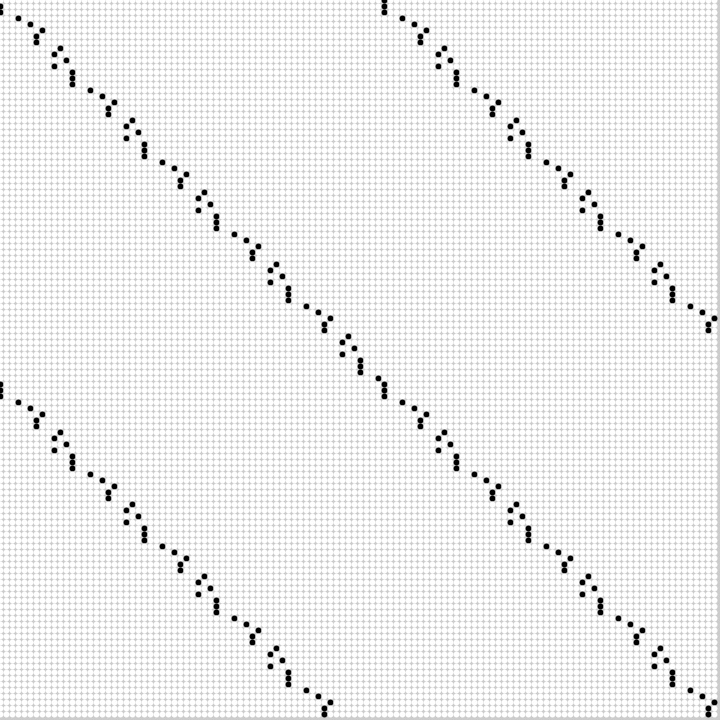
Frame 1 (no input)
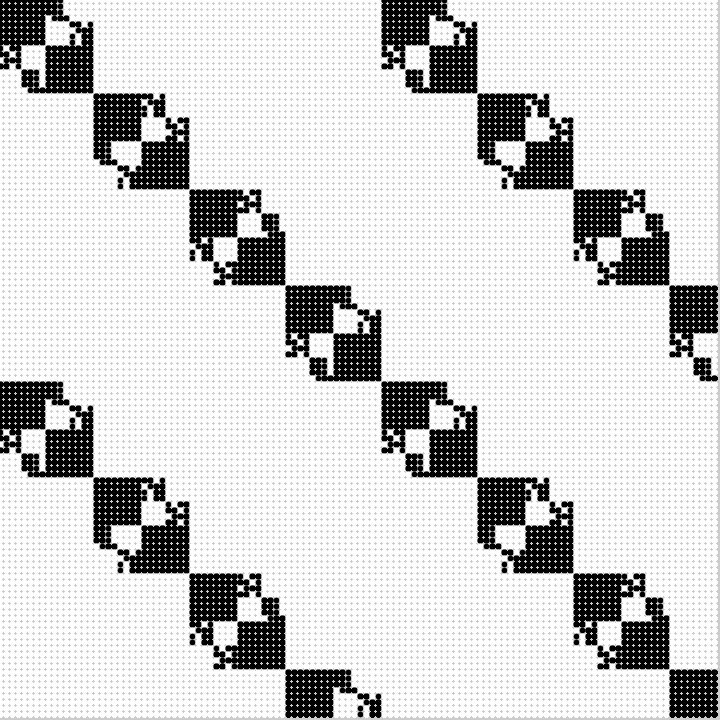
Frame 60 (the mouse pressed at the canvas centre just before this capture)
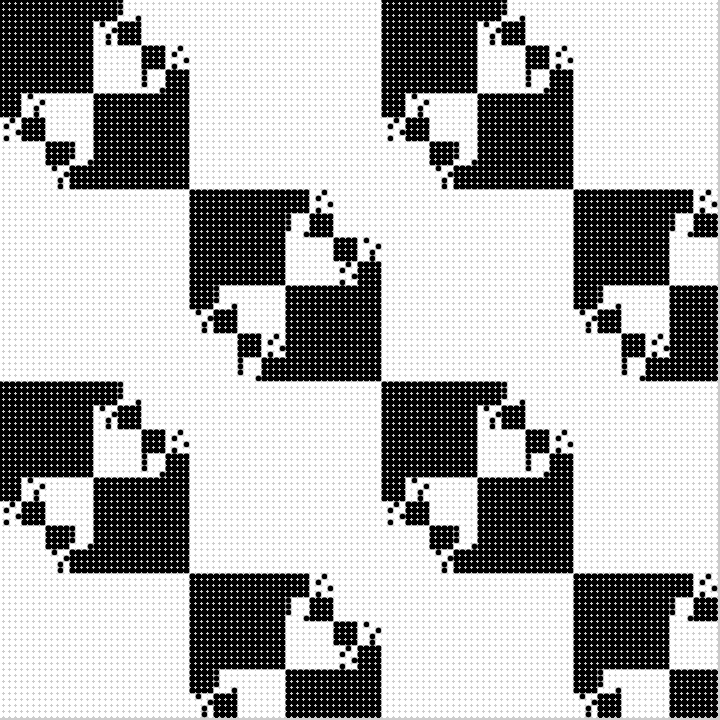
Frame 120 (the mouse held since frame 60 and released just before this capture)

The Processing sketch that drew these frames (run headless with seeded random() and noise(); from frame 60 on, the mouse is pressed at the canvas centre):

// Processing sketch: bit2atom_20210217c_psudo_gameoflife
// ── bit2atom_20210217c_psudo_gameoflife.pde
int x, y, t, T, C, X, Y;
void setup() {
  size(720, 720);
}
void draw() {
  clear();
  scale(6);
  T=(++t)/6;
  for (y=0; y<120; y++) {
    for (x=0; x<120; x++) {
      stroke(((((X=x%64)%(T/64+1)))^(X^(Y=y%64))^((Y%(T/64+3))))>T%64?(C=(T%128)/64-1):C*C-1);
      point(x, y);
    }
  }
}
